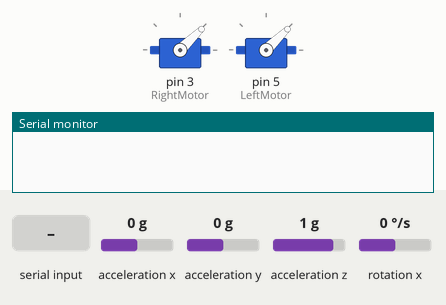
Recording of a sketch running on a simulated Arduino Uno, built with avr-gcc and run on an emulated ATmega328P. Shown: 2 × servo, the last lines printed to the serial monitor. Inputs (shaded band) come from the test bench; at power-on: acceleration y 0 g, acceleration x 0 g, acceleration z 1 g, rotation x 0 °/s.

Above: at 0.9 s.
1.0 s: "9" received over Serial
At 2.6 s:
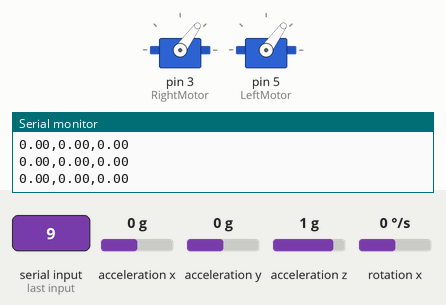
3.9 s: acceleration y set to -1.4 g
At 4.8 s:
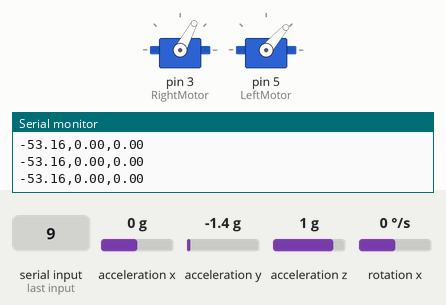
5.5 s: acceleration y set to 1.4 g
At 7.0 s:
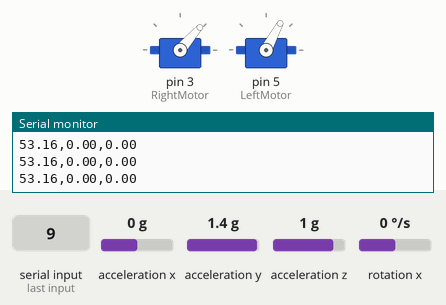
Timing chart, 0 to 8.5 s (numbered marks = the images above; inputs shaded):
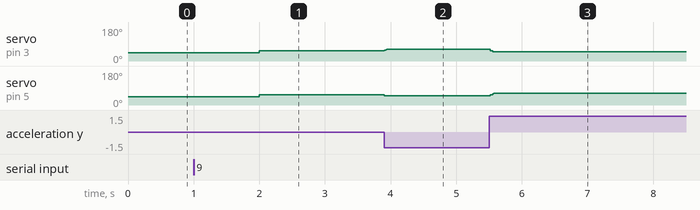

Measured:
- after the input at 1.0 s, servo on pin 3 (RightMotor), servo on pin 5 (LeftMotor): 44° → 54° after 1.0 s
- after the input at 3.9 s, servo on pin 3 (RightMotor): 54° → 61° at once, → 62° 0.12 s later; servo on pin 5 (LeftMotor): 54° → 49° at once
- after the input at 5.5 s, servo on pin 3 (RightMotor): 62° → 49° at once; servo on pin 5 (LeftMotor): 49° → 61° at once, → 62° 0.13 s later

The sketch:

Control_3.ino
```cpp
#include "SparkFunLSM6DS3.h"
#include "Wire.h"
#include "SPI.h"
#include <Servo.h>
#include <math.h>
LSM6DS3 myIMU; //Default constructor is I2C, addr 0x6B
//program Parms
double ComputeConst;
int ProgIni, exits;
//GyroParms
float Angle;
double Angle_Prev;
double denom;
double AccelVal;
double AccelAng;
double RotVelocity;
double RotVelocity_Prev;
double RotAccel;
float GyroVal;
//Motor Control Parms
Servo RightMotor;
Servo LeftMotor;
double LeftRpm;
double RightRpm;
//gains
double pGain;
double dGain;
double aGain;
double iGain;  //NEW

//Timer?
int loopTime;  //NEW
int prevLoopTime;

//Angular Displacement
double angInt; //deg


void setup() {
Serial.begin(9600);
//Program Parms
ComputeConst=0.001;
ProgIni=0;
//Imu
myIMU.begin();
Angle=0;
Angle_Prev=0;
RotVelocity=0;
RotVelocity_Prev=0;
RotAccel=0;
//Motor Control
RightMotor.attach(3);
LeftMotor.attach(5);
RightMotor.write(1000);
LeftMotor.write(1000);
while(ProgIni==0){if (Serial.available() > 0) {ProgIni=Serial.read();}}
delay(1000);
RightRpm=1100;
LeftRpm=1100;
RightMotor.write(RightRpm);
LeftMotor.write(LeftRpm);
//Gains
pGain=1.5;
dGain=1;
aGain=0;
iGain=0.000; //NEW
loopTime = millis();
}

int compTime(int currTime)
{}


void loop()
{
        prevLoopTime = loopTime; //New, setting a start time for loop timing
        Angle_Prev=Angle;
        denom=abs(0.1+(myIMU.readFloatAccelX()*myIMU.readFloatAccelX()) + (myIMU.readFloatAccelZ())*myIMU.readFloatAccelZ());

        if (denom<0.0001){denom=0.0001;}
          AccelVal=((myIMU.readFloatAccelY())/(sqrt(denom)));
          AccelAng=atan(AccelVal)*(180/3.1415);
          GyroVal=myIMU.readFloatGyroX();
          Angle=(GyroVal*ComputeConst)+Angle;
          Angle=0.5*Angle+0.5*AccelAng;

        loopTime = millis();

        RotVelocity_Prev=RotVelocity;
        RotVelocity=(Angle-Angle_Prev)/(loopTime-prevLoopTime);
        RotAccel=(RotVelocity-RotVelocity_Prev)/(loopTime-prevLoopTime);

        angInt+=Angle*(loopTime-prevLoopTime)*0.001;//finding angle traveled in time it took to loop*0.001 cuz ms

        RightRpm=1100-(Angle*pGain)-(RotAccel*aGain)-angInt*iGain;  //Edited  changed rot velocity to -
        LeftRpm=1100+(Angle*pGain)+(RotAccel*aGain)+angInt*iGain;    //Edited

        if(fabs(Angle)<10)
        {
          RightRpm+=(RotVelocity*dGain);
          LeftRpm-=(RotVelocity*dGain);
        }

        if (RightRpm>1500) RightRpm=1500;
        if (LeftRpm>1500) LeftRpm=1500;
        if (RightRpm<1050) RightRpm=1050;
        if (LeftRpm<1050) LeftRpm=1050;

        //write to motors
         RightMotor.write(RightRpm);
         LeftMotor.write(LeftRpm);

         if (Serial.available() > 0) {
         exits = Serial.read();}
         //type 9 to stop the program
         if (exits == 57) {
          RightMotor.write(1000);
          LeftMotor.write(1000);
          delay(1000);
          exit(0);}
         //Serial.print(RightRpm);
         //Serial.print(",");
         //Serial.print(LeftRpm);
        // Serial.print(", ,");
         Serial.print(Angle);
         Serial.print(",");
         Serial.print(RotVelocity);
         Serial.print(",");
         Serial.println(RotAccel*0.01);

        delay(ComputeConst*1000);
}
```
